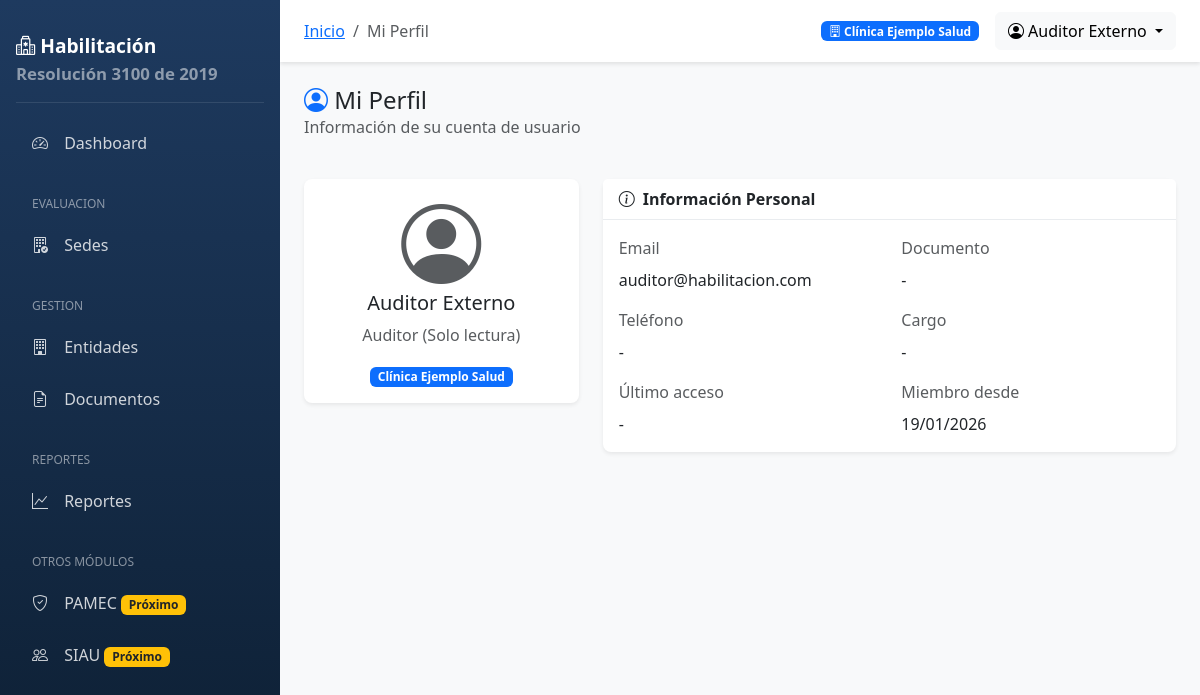
The page /usuarios/perfil/ (signed in) on the database its author committed.
### entidades/models.py (models this page shows, shortened)
class EntidadPrestadora(models.Model):
    ESTADOS = [
        ('ACTIVO', 'Activo'),
        ('INACTIVO', 'Inactivo'),
        ('SUSPENDIDO', 'Suspendido'),
        ('EN_PROCESO', 'En proceso de habilitación'),
    ]
    tipo_prestador = models.ForeignKey(
        TipoPrestador,
        on_delete=models.PROTECT,
        verbose_name='Tipo de prestador'
    )
    razon_social = models.CharField('Razón social', max_length=300)
    nombre_comercial = models.CharField('Nombre comercial', max_length=300, blank=True)
    nit = models.CharField('NIT', max_length=20, unique=True)
    digito_verificacion = models.CharField('Dígito de verificación', max_length=1)
    codigo_reps = models.CharField('Código REPS', max_length=20, unique=True, blank=True, null=True)
    representante_legal = models.CharField('Representante legal', max_length=200)
    documento_representante = models.CharField('Documento representante', max_length=20)
    departamento = models.ForeignKey(
        Departamento,
        on_delete=models.PROTECT,
        verbose_name='Departamento'
    )
    municipio = models.ForeignKey(
        Municipio,
        on_delete=models.PROTECT,
        verbose_name='Municipio'
    )
    direccion = models.CharField('Dirección', max_length=300)
    telefono = models.CharField('Teléfono', max_length=50)
    email = models.EmailField('Correo electrónico')
    sitio_web = models.URLField('Sitio web', blank=True)
    logo = models.ImageField('Logo', upload_to='entidades/logos/', blank=True, null=True)
    gerente = models.CharField('Gerente/Director', max_length=200, blank=True)
    responsable_calidad = models.CharField('Responsable de calidad', max_length=200, blank=True)
    estado = models.CharField('Estado', max_length=20, choices=ESTADOS, default='EN_PROCESO')
    fecha_inscripcion_reps = models.DateField('Fecha inscripción REPS', null=True, blank=True)
    fecha_vencimiento_habilitacion = models.DateField('Fecha vencimiento habilitación', null=True, blank=True)
    fecha_creacion = models.DateTimeField('Fecha de creación', auto_now_add=True)
    fecha_modificacion = models.DateTimeField('Fecha de modificación', auto_now=True)
    creado_por = models.ForeignKey(
        settings.AUTH_USER_MODEL,
        on_delete=models.SET_NULL,
        null=True,
        blank=True,
        related_name='entidades_creadas'
    )
    class Meta:
        verbose_name = 'Entidad Prestadora'
        verbose_name_plural = 'Entidades Prestadoras'
        ordering = ['razon_social']
    @property
    def nombre_display(self):
        return self.nombre_comercial or self.razon_social

### usuarios/models.py (models this page shows, shortened)
class Usuario(AbstractUser):
    ROLES = [
        ('SUPER', 'Super Administrador'),
        ('ADMIN', 'Administrador de Entidad'),
        ('AUDITOR', 'Auditor (Solo lectura)'),
        ('CALIDAD', 'Responsable de Calidad'),
        ('EVALUADOR', 'Evaluador'),
        ('APROBADOR', 'Aprobador'),
        ('CONSULTOR', 'Consultor (Solo lectura)'),
    ]
    username = None  # Deshabilitamos username, usamos email
    email = models.EmailField('Correo electrónico', unique=True)
    primer_nombre = models.CharField('Primer nombre', max_length=50)
    segundo_nombre = models.CharField('Segundo nombre', max_length=50, blank=True)
    primer_apellido = models.CharField('Primer apellido', max_length=50)
    segundo_apellido = models.CharField('Segundo apellido', max_length=50, blank=True)
    documento_identidad = models.CharField('Documento de identidad', max_length=20, blank=True)
    telefono = models.CharField('Teléfono', max_length=20, blank=True)
    cargo = models.CharField('Cargo', max_length=100, blank=True)
    rol = models.CharField('Rol', max_length=20, choices=ROLES, default='CONSULTOR')
    entidad = models.ForeignKey(
        'entidades.EntidadPrestadora',
        on_delete=models.SET_NULL,
        null=True,
        blank=True,
        related_name='usuarios',
        verbose_name='Entidad Prestadora'
    )
    sedes = models.ManyToManyField(
        'entidades.Sede',
        blank=True,
        related_name='usuarios',
        verbose_name='Sedes asignadas'
    )
    foto = models.ImageField('Foto de perfil', upload_to='usuarios/fotos/', blank=True, null=True)
    fecha_ultimo_acceso = models.DateTimeField('Último acceso', null=True, blank=True)
    creado_por = models.ForeignKey(
        'self',
        on_delete=models.SET_NULL,
        null=True,
        blank=True,
        related_name='usuarios_creados'
    )
    objects = UsuarioManager()
    USERNAME_FIELD = 'email'
    REQUIRED_FIELDS = ['primer_nombre', 'primer_apellido']
    class Meta:
        verbose_name = 'Usuario'
        verbose_name_plural = 'Usuarios'
        ordering = ['primer_apellido', 'primer_nombre']
    @property
    def nombre_completo(self):
        nombres = f"{self.primer_nombre} {self.segundo_nombre}".strip()
        apellidos = f"{self.primer_apellido} {self.segundo_apellido}".strip()
        return f"{nombres} {apellidos}".strip()
    @property
    def es_administrador(self):
        return self.rol in ['SUPER', 'ADMIN']

### usuarios/views.py (the view)
# urls.py: path('perfil/', views.perfil, name='perfil'),
@login_required
def perfil(request):
    return render(request, 'usuarios/perfil.html', {
        'titulo': 'Mi Perfil',
        'usuario': request.user,
    })

### core/context_processors.py (called while the page is built)
def global_settings(request):
    context = {
        'SISTEMA_NOMBRE': 'Sistema de Habilitación de Servicios de Salud',
        'SISTEMA_VERSION': '1.0.0',
        'RESOLUCION': 'Resolución 3100 de 2019',
        'HABILITACION_CONFIG': settings.HABILITACION_CONFIG,
    }
    if request.user.is_authenticated:
        context['entidad_actual'] = getattr(request.user, 'entidad', None)
        context['sedes_usuario'] = request.user.sedes.all() if hasattr(request.user, 'sedes') else []
    return context

### templates/usuarios/perfil.html (shortened to what this page needs)
{% extends 'base.html' %}
{% block breadcrumb %}
<li class="breadcrumb-item active">Mi Perfil</li>
{% endblock %}
{% block content %}
<div class="row mb-4">
    <div class="col-12">
        <h4 class="mb-0">
            <i class="bi bi-person-circle text-primary"></i>
            Mi Perfil
        </h4>
        <p class="text-muted">Información de su cuenta de usuario</p>
    </div>
</div>
<div class="row">
    <div class="col-md-4">
        <div class="card">
            <div class="card-body text-center">
                {% if user.foto %}
                <img src="{{ user.foto.url }}" class="rounded-circle mb-3" style="width: 150px; height: 150px; object-fit: cover;">
                {% else %}
                <i class="bi bi-person-circle display-1 text-muted mb-3"></i>
                {% endif %}
                <h5>{{ user.nombre_completo }}</h5>
                <p class="text-muted">{{ user.get_rol_display }}</p>
                {% if user.entidad %}
                <span class="badge bg-primary">{{ user.entidad.nombre_display }}</span>
                {% endif %}
            </div>
        </div>
    </div>
    <div class="col-md-8">
        <div class="card">
            <div class="card-header">
                <i class="bi bi-info-circle me-2"></i>Información Personal
            </div>
            <div class="card-body">
                <div class="row mb-3">
                    <div class="col-md-6">
                        <label class="form-label text-muted">Email</label>
                        <p class="mb-0">{{ user.email }}</p>
                    </div>
                    <div class="col-md-6">
                        <label class="form-label text-muted">Documento</label>
                        <p class="mb-0">{{ user.documento_identidad|default:"-" }}</p>
                    </div>
                </div>
                <div class="row mb-3">
                    <div class="col-md-6">
                        <label class="form-label text-muted">Teléfono</label>
                        <p class="mb-0">{{ user.telefono|default:"-" }}</p>
                    </div>
                    <div class="col-md-6">
                        <label class="form-label text-muted">Cargo</label>
                        <p class="mb-0">{{ user.cargo|default:"-" }}</p>
                    </div>
                </div>
                <div class="row">
                    <div class="col-md-6">
                        <label class="form-label text-muted">Último acceso</label>
                        <p class="mb-0">{{ user.fecha_ultimo_acceso|date:"d/m/Y H:i"|default:"-" }}</p>
                    </div>
                    <div class="col-md-6">
                        <label class="form-label text-muted">Miembro desde</label>
                        <p class="mb-0">{{ user.date_joined|date:"d/m/Y" }}</p>
                    </div>
                </div>
            </div>
        </div>
    </div>
</div>
{% endblock %}

### templates/base.html (shortened to what this page needs)
{% load static %}
<!DOCTYPE html>
<html lang="es">
<head>
    <link href="https://cdn.jsdelivr.net/npm/bootstrap@5.3.2/dist/css/bootstrap.min.css" rel="stylesheet">
    <link href="https://cdn.jsdelivr.net/npm/bootstrap-icons@1.11.1/font/bootstrap-icons.css" rel="stylesheet">
</head>
<body>
    {% if user.is_authenticated %}
    <nav class="sidebar">
        <div class="brand">
            <i class="bi bi-hospital"></i> Habilitación
            <small class="d-block text-white-50">{{ RESOLUCION }}</small>
        </div>
        <ul class="nav flex-column">
            <li class="nav-item">
                <a class="nav-link {% if request.resolver_match.url_name == 'dashboard' %}active{% endif %}" href="{% url 'core:dashboard' %}">
                    <i class="bi bi-speedometer2"></i> Dashboard
                </a>
            </li>
            {% if user.entidad %}
            <li class="nav-section">Evaluacion</li>
            <li class="nav-item">
                <a class="nav-link {% if 'evaluacion' in request.path and 'sede' in request.path %}active{% endif %}" href="{% url 'evaluacion:sedes_evaluar' %}">
                    <i class="bi bi-building-check"></i> Sedes
                </a>
            </li>
            {% endif %}
            <li class="nav-section">Gestion</li>
            <li class="nav-item">
                <a class="nav-link" href="{% url 'entidades:lista' %}">
                    <i class="bi bi-building"></i> Entidades
                </a>
            </li>
            <li class="nav-item">
                <a class="nav-link" href="{% url 'documentos:lista' %}">
                    <i class="bi bi-file-earmark-text"></i> Documentos
                </a>
            </li>
            <li class="nav-section">Reportes</li>
            <li class="nav-item">
                <a class="nav-link" href="{% url 'reportes:dashboard' %}">
                    <i class="bi bi-graph-up"></i> Reportes
                </a>
            </li>
            <li class="nav-section">Otros Módulos</li>
            <li class="nav-item">
                <a class="nav-link" href="{% url 'pamec:dashboard' %}">
                    <i class="bi bi-shield-check"></i> PAMEC
                    <span class="badge bg-warning text-dark ms-auto">Próximo</span>
                </a>
            </li>
            <li class="nav-item">
                <a class="nav-link" href="{% url 'siau:dashboard' %}">
                    <i class="bi bi-people"></i> SIAU
                    <span class="badge bg-warning text-dark ms-auto">Próximo</span>
                </a>
            </li>
        </ul>
    </nav>
    <main class="main-content">
        <nav class="navbar-top d-flex justify-content-between align-items-center">
            <div>
                <nav aria-label="breadcrumb" class="d-inline-block">
                    <ol class="breadcrumb mb-0">
                        <li class="breadcrumb-item"><a href="{% url 'core:dashboard' %}">Inicio</a></li>
                        {% block breadcrumb %}{% endblock %}
                    </ol>
                </nav>
            </div>
            <div class="d-flex align-items-center">
                {% if entidad_actual %}
                <span class="badge bg-primary me-3">
                    <i class="bi bi-building"></i> {{ entidad_actual.nombre_display }}
                </span>
                {% endif %}
                <div class="dropdown">
                    <a class="btn btn-light dropdown-toggle" href="#" role="button" data-bs-toggle="dropdown">
                        <i class="bi bi-person-circle"></i> {{ user.nombre_completo|default:user.email }}
                    </a>
                </div>
            </div>
        </nav>
        <div class="content-wrapper">
            {% block content %}{% endblock %}
        </div>
    </main>
    {% else %}
    <div class="container">
        {% block auth_content %}{% endblock %}
    </div>
    {% endif %}
</body>
</html>

### templates/base.html (style rules this page uses)
:root { --primary-color: #0d6efd; --sidebar-width: 280px; }
body { font-family: 'Segoe UI', system-ui, -apple-system, sans-serif; background-color: #f8f9fa; }
.sidebar { position: fixed; top: 0; left: 0; height: 100vh; width: var(--sidebar-width); background: linear-gradient(180deg, #1e3a5f 0%, #0d1f33 100%); padding: 1rem; overflow-y: auto; z-index: 1000; }
.sidebar .brand { color: white; font-size: 1.2rem; font-weight: 600; padding: 1rem 0; border-bottom: 1px solid rgba(255,255,255,0.1); margin-bottom: 1rem; }
.sidebar .nav-link { color: rgba(255,255,255,0.8); padding: 0.75rem 1rem; border-radius: 0.5rem; margin-bottom: 0.25rem; transition: all 0.3s; }
.sidebar .nav-link i { margin-right: 0.75rem; width: 20px; text-align: center; }
.sidebar .nav-section { font-size: 0.75rem; text-transform: uppercase; color: rgba(255,255,255,0.5); padding: 1rem 1rem 0.5rem; margin-top: 0.5rem; }
.main-content { margin-left: var(--sidebar-width); padding: 0; min-height: 100vh; }
.navbar-top { background: white; box-shadow: 0 2px 4px rgba(0,0,0,0.1); padding: 0.75rem 1.5rem; }
.content-wrapper { padding: 1.5rem; }
.card { border: none; box-shadow: 0 0.125rem 0.25rem rgba(0,0,0,0.075); border-radius: 0.5rem; }
.card-header { background: white; border-bottom: 1px solid #e9ecef; font-weight: 600; }

### rows shown on the page
EntidadPrestadora: nombre_display "Clínica Ejemplo Salud"
Usuario: nombre_completo "Auditor Externo", rol "Auditor (Solo lectura)", entidad.nombre_display "Clínica Ejemplo Salud", email "auditor@habilitacion.com", documento_identidad "-", telefono "-", cargo "-", fecha_ultimo_acceso "-", date_joined "19/01/2026"

### other values the page prints
{{ RESOLUCION }} "Resolución 3100 de 2019"
